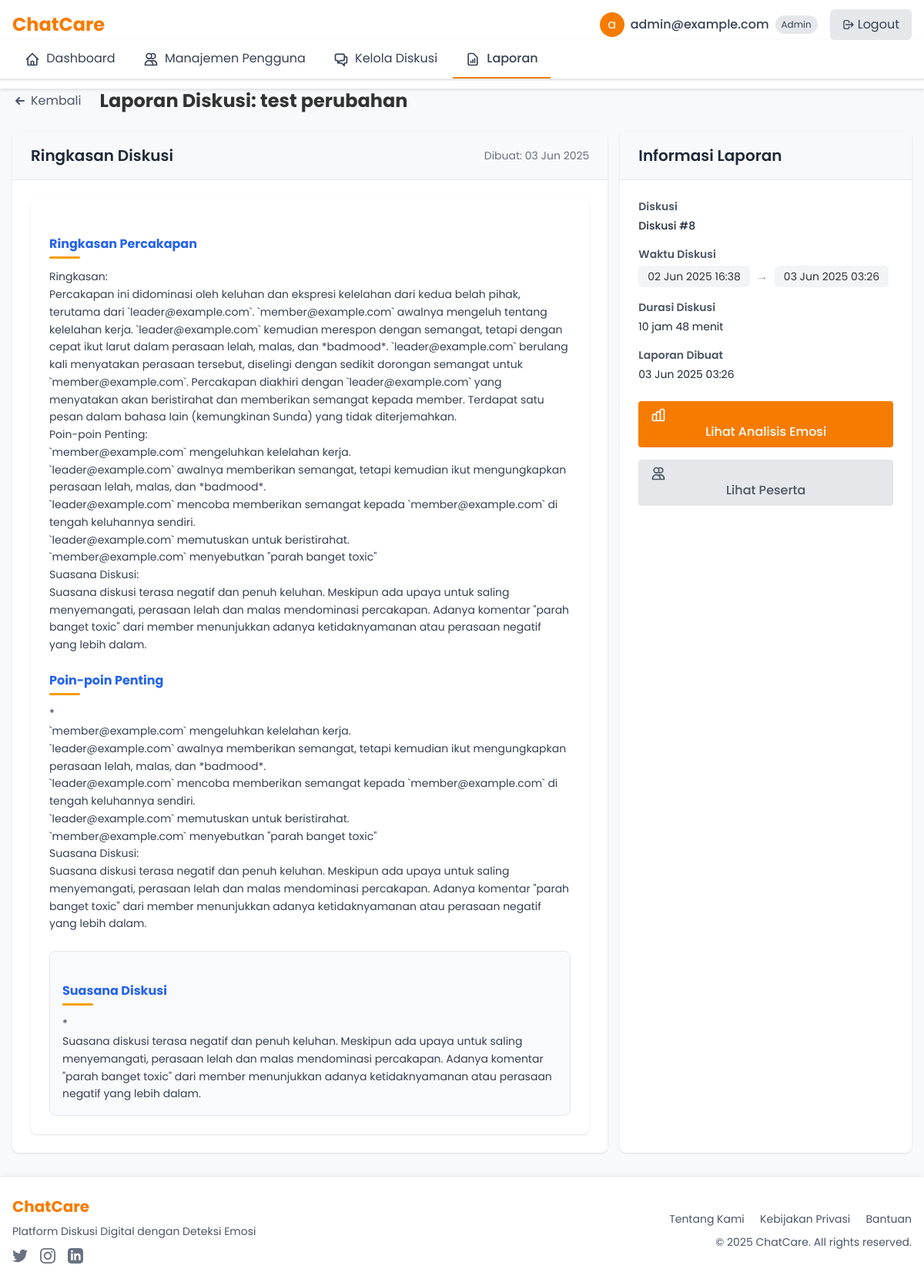
Screenshot of /reports/view?id=7 (signed in) with the database file from the repository.
### tables this page shows
CREATE TABLE `session_report` (
  `report_id` int NOT NULL,
  `session_id` int DEFAULT NULL,
  `summary` text,
  `generated_at` datetime DEFAULT CURRENT_TIMESTAMP
);

CREATE TABLE `session` (
  `session_id` int NOT NULL,
  `chat_log_id` int DEFAULT NULL,
  `participants` json DEFAULT NULL,
  `creator_id` varchar(36) DEFAULT NULL,
  `start_time` datetime DEFAULT NULL,
  `end_time` datetime DEFAULT NULL
);

### app/controllers/ReportController.php (called while the page is built, shortened)
<?php
class ReportController extends Controller {
    private $sessionModel;
    private $reportModel;
    public function __construct() {
        $this->sessionModel = $this->model('Session');
        $this->reportModel = $this->model('Report');
    }
    public function viewReport() {
        $reportId = $_GET['id'];
        $report = $this->reportModel->getReportById($reportId);
        $session = $this->sessionModel->getSessionById($report['session_id']);
        $participants = json_decode($session['participants'], true);
        $sessionTitle = $participants['title'];
        $data = [
            'title' => 'Laporan Diskusi: ' . $sessionTitle,
            'report' => $report,
            'session' => $session,
            'session_title' => $sessionTitle
        ];
        $this->view('reports/view', $data);
    }
}

### index.php (called while the page is built, shortened)
<?php
require_once BASE_PATH . '/app/core/Autoloader.php';
$app = new App();
$app->run();

### config/database.php (called while the page is built)
<?php
return [
    'host' => 'localhost',
    'username' => 'root',
    'password' => '',
    'database' => 'chatcare_db',
    'charset' => 'utf8mb4',
    'collation' => 'utf8mb4_unicode_ci',
];

### app/core/Database.php (called while the page is built, shortened)
<?php
class Database {
    private $host;
    private $username;
    private $password;
    private $database;
    private $charset;
    private $conn;
    private $stmt;
    public function __construct() {
        $config = require BASE_PATH . '/config/database.php';
        $this->host = $config['host'];
        $this->username = $config['username'];
        $this->password = $config['password'];
        $this->database = $config['database'];
        $this->charset = $config['charset'];
    }
    private function connect() {
        $dsn = "mysql:host={$this->host};dbname={$this->database};charset={$this->charset}";
        $options = [
            PDO::ATTR_PERSISTENT => true,
            PDO::ATTR_ERRMODE => PDO::ERRMODE_EXCEPTION,
            PDO::ATTR_DEFAULT_FETCH_MODE => PDO::FETCH_ASSOC,
            PDO::ATTR_EMULATE_PREPARES => false
        ];
        try {
            $this->conn = new PDO($dsn, $this->username, $this->password, $options);
        } catch (PDOException $e) {
            die('Database connection failed: ' . $e->getMessage());
        }
    }
    public function query($sql) {
        $this->stmt = $this->conn->prepare($sql);
    }
    public function bind($param, $value, $type = null) {
        if (is_null($type)) {
            switch (true) {
                case is_int($value):
                    $type = PDO::PARAM_INT;
                    break;
                default:
                    $type = PDO::PARAM_STR;
            }
        }
        $this->stmt->bindValue($param, $value, $type);
    }
    public function execute() {
        return $this->stmt->execute();
    }
    public function single() {
        $this->execute();
        return $this->stmt->fetch();
    }
}

### app/core/Autoloader.php (called while the page is built, shortened)
<?php
class Autoloader {
    public static function register() {
        spl_autoload_register(function ($class) {
            $class = str_replace('\\', DIRECTORY_SEPARATOR, $class);
            $directories = [
                BASE_PATH . '/app/controllers/',
                BASE_PATH . '/app/models/',
                BASE_PATH . '/app/core/',
                BASE_PATH . '/app/services/'
            ];
            foreach ($directories as $directory) {
                $file = $directory . $class . '.php';
                if (file_exists($file)) {
                    return true;
                }
            }
            return false;
        });
    }
}

### app/models/ReportModel.php (called while the page is built, shortened)
<?php
class ReportModel {
    private $db;
    public function __construct() {
        $this->db = new Database();
    }
    public function getReportById($id) {
        $this->db->query("SELECT r.*, s.start_time, s.end_time FROM session_report r
                          LEFT JOIN session s ON r.session_id = s.session_id
                          WHERE r.report_id = :id");
        $this->db->bind(':id', $id);
        return $this->db->single();
    }
}

### app/models/SessionModel.php (called while the page is built, shortened)
<?php
class SessionModel {
    private $db;
    public function __construct() {
        $this->db = new Database();
    }
    public function getSessionById($id) {
        $this->db->query("SELECT s.*, c.chat_id FROM session s
                          LEFT JOIN chat_log c ON s.chat_log_id = c.chat_id
                          WHERE s.session_id = :id");
        $this->db->bind(':id', $id);
        return $this->db->single();
    }
}

### app/views/reports/view.php (the view, shortened to what this page needs)
<div class="container mx-auto px-4 py-6">
    <div class="flex items-center mb-6">
        <a href="/reports" class="text-gray-600 hover:text-gray-900 mr-2 flex items-center">
            <svg xmlns="http://www.w3.org/2000/svg" class="h-5 w-5" viewBox="0 0 20 20" fill="currentColor">
                <path fill-rule="evenodd" d="M9.707 14.707a1 1 0 01-1.414 0l-4-4a1 1 0 010-1.414l4-4a1 1 0 011.414 1.414L7.414 9H15a1 1 0 110 2H7.414l2.293 2.293a1 1 0 010 1.414z" clip-rule="evenodd" />
            </svg>
            <span class="ml-1">Kembali</span>
        </a>
        <h1 class="text-2xl font-bold ml-4"><?= $title ?></h1>
    </div>
    <div class="grid-layout gap-6">
        <div class="col-span-12 lg:col-span-8">
            <div class="report-content">
                <div class="report-header flex justify-between items-center">
                    <h2 class="report-title">Ringkasan Diskusi</h2>
                    <div class="text-sm text-gray-500">
                        Dibuat: <?= date('d M Y', strtotime($report['generated_at'])) ?>
                    </div>
                </div>
                <div class="report-body">
                    <div class="summary-content prose max-w-none bg-white rounded-lg shadow-sm p-6">
                        <?php
                        $summary = $report['summary'];
                        $summary = preg_replace('/Percakapan yang dianalisis:[\s\S]*$/i', '', $summary);
                        $ringkasanMatch = preg_match('/Ringkasan Percakapan:\s*([\s\S]*?)(?=\n\s*Poin-poin Penting:|$)/i', $summary, $ringkasanMatches);
                        $poinMatch = preg_match('/Poin-poin Penting:\s*([\s\S]*?)(?=\n\s*Suasana Diskusi:|$)/i', $summary, $poinMatches);
                        $suasanaMatch = preg_match('/Suasana Diskusi:\s*([\s\S]*?)(?=\n\s*$|$)/i', $summary, $suasanaMatches);
                        function cleanText($text) {
                            $text = preg_replace('/\*\*([^*]*)\*\*/', '$1', $text);
                            $text = preg_replace('/^\s*[\*\-•]\s*/m', '', $text);
                            $text = preg_replace('/^\s*\d+\.\s*/m', '', $text);
                            $text = preg_replace('/\n{2,}/', "\n", $text);
                            $text = trim($text);
                            return $text;
                        }
                        echo '<div class="mb-6">';
                        echo '<h3 class="text-xl font-bold text-gray-800 mb-3">Ringkasan Percakapan</h3>';
                        if ($ringkasanMatch && !empty($ringkasanMatches[1])) {
                            $cleanRingkasan = cleanText($ringkasanMatches[1]);
                            echo '<div class="text-gray-700 leading-relaxed">' . nl2br(htmlspecialchars($cleanRingkasan)) . '</div>';
                        } else {
                            echo '<div class="text-gray-700 leading-relaxed">' . nl2br(htmlspecialchars(cleanText($summary))) . '</div>';
                        }
                        echo '</div>';
                        if ($poinMatch && !empty($poinMatches[1])) {
                            echo '<div class="mb-6">';
                            echo '<h3 class="text-xl font-bold text-gray-800 mb-3">Poin-poin Penting</h3>';
                            $cleanPoin = cleanText($poinMatches[1]);
                            echo '<div class="text-gray-700 leading-relaxed">' . nl2br(htmlspecialchars($cleanPoin)) . '</div>';
                            echo '</div>';
                        }
                        if ($suasanaMatch && !empty($suasanaMatches[1])) {
                            echo '<div class="p-4 rounded-lg bg-gray-50 border border-gray-200">';
                            echo '<h3 class="text-xl font-bold text-gray-800 mb-2">Suasana Diskusi</h3>';
                            $cleanSuasana = cleanText($suasanaMatches[1]);
                            echo '<div class="text-gray-700 leading-relaxed">' . nl2br(htmlspecialchars($cleanSuasana)) . '</div>';
                            echo '</div>';
                        }
                        ?>
                    </div>
                </div>
            </div>
        </div>
        <div class="col-span-12 lg:col-span-4">
            <div class="report-sidebar sticky top-4">
                <div class="report-header">
                    <h2 class="report-title">Informasi Laporan</h2>
                </div>
                <div class="report-body">
                    <div class="report-info-item">
                        <div class="report-info-label">Diskusi</div>
                        <div class="report-info-value font-medium">Diskusi #<?= $report['session_id'] ?></div>
                    </div>
                    <div class="report-info-item mt-4">
                        <div class="report-info-label">Waktu Diskusi</div>
                        <div class="flex items-center space-x-2 mt-1">
                            <div class="bg-gray-100 px-3 py-1 rounded-md text-sm">
                                <?= date('d M Y H:i', strtotime($session['start_time'])) ?>
                            </div>
                            <span class="text-gray-400">→</span>
                            <div class="bg-gray-100 px-3 py-1 rounded-md text-sm">
                                <?= date('d M Y H:i', strtotime($session['end_time'])) ?>
                            </div>
                        </div>
                    </div>
                    <div class="report-info-item mt-4">
                        <div class="report-info-label">Durasi Diskusi</div>
                        <div class="report-info-value">
                            <?php
                            $start = new DateTime($session['start_time']);
                            $end = new DateTime($session['end_time']);
                            $interval = $start->diff($end);
                            $duration = '';
                            if ($interval->h > 0) {
                                $duration .= $interval->h . ' jam ';
                            }
                            if ($interval->i > 0) {
                                $duration .= $interval->i . ' menit';
                            }
                            echo $duration;
                            ?>
                        </div>
                    </div>
                    <div class="report-info-item mt-4">
                        <div class="report-info-label">Laporan Dibuat</div>
                        <div class="report-info-value"><?= date('d M Y H:i', strtotime($report['generated_at'])) ?></div>
                    </div>
                    <div class="report-actions mt-6 space-y-2">
                        <a href="/mood?session_id=<?= $session['session_id'] ?>" class="btn-primary w-full flex items-center justify-center">
                            Lihat Analisis Emosi
                        </a>
                        <?php if ($_SESSION['role'] == 'leader' || $_SESSION['role'] == 'admin'): ?>
                        <a href="/discussions/members?id=<?= $session['session_id'] ?>" class="btn-secondary w-full flex items-center justify-center">
                            <svg xmlns="http://www.w3.org/2000/svg" class="h-5 w-5 mr-2" fill="none" viewBox="0 0 24 24" stroke="currentColor">
                                <path stroke-linecap="round" stroke-linejoin="round" stroke-width="2" d="M12 4.354a4 4 0 110 5.292M15 21H3v-1a6 6 0 0112 0v1zm0 0h6v-1a6 6 0 00-9-5.197M13 7a4 4 0 11-8 0 4 4 0 018 0z" />
                            </svg>
                            Lihat Peserta
                        </a>
                        <?php endif; ?>
                    </div>
                </div>
            </div>
        </div>
    </div>
</div>
<?php
require_once BASE_PATH . '/app/views/layouts/main.php';
?>

### css/reports.css (style rules this page uses)
.report-content { background-color: white; border-radius: 0.5rem; box-shadow: 0 1px 3px rgba(0, 0, 0, 0.1); overflow: hidden; height: 100%; transition: transform 0.2s, box-shadow 0.2s; }
.report-header { background-color: #f8f9fa; padding: 1rem 1.5rem; border-bottom: 1px solid #e5e7eb; }
.report-body { padding: 1.5rem; }
.report-title { font-size: 1.25rem; font-weight: 600; color: #1f2937; margin: 0; }
.report-sidebar { background-color: white; border-radius: 0.5rem; box-shadow: 0 1px 3px rgba(0, 0, 0, 0.1); overflow: hidden; height: 100%; }
.report-info-item { margin-bottom: 1rem; }
.report-info-label { font-size: 0.875rem; font-weight: 600; color: #4b5563; margin-bottom: 0.25rem; }
.report-info-value { font-size: 0.875rem; color: #1f2937; }
.report-actions { margin-top: 1.5rem; display: flex; flex-direction: column; gap: 0.5rem; }
.summary-content { line-height: 1.6; color: #374151; background-color: #ffffff; border-radius: 0.5rem; transition: all 0.3s ease; }
.summary-content h3 { color: #2563eb; margin-top: 1.5rem; margin-bottom: 0.75rem; position: relative; padding-bottom: 0.5rem; }
.summary-content h3:after { content: ''; position: absolute; left: 0; bottom: 0; height: 3px; width: 40px; background-color: #f59e0b; border-radius: 2px; }
.summary-content .p-4 { transition: all 0.3s ease; }
.grid-layout { display: grid; grid-template-columns: repeat(12, minmax(0, 1fr)); gap: 1.5rem; }
.btn-primary { display: inline-block; background-color: #f57c00; color: white; font-weight: 500; padding: 0.5rem 1rem; border-radius: 0.375rem; text-align: center; transition: background-color 0.2s; }
.btn-secondary { display: inline-block; background-color: #4b5563; color: white; font-weight: 500; padding: 0.5rem 1rem; border-radius: 0.375rem; text-align: center; transition: background-color 0.2s; }
.btn-primary { background-color: #f57c00; color: white; font-weight: 500; padding: 0.5rem 1rem; border-radius: 0.25rem; text-align: center; transition: background-color 0.2s; }
.btn-secondary { background-color: #e5e7eb; color: #4b5563; font-weight: 500; padding: 0.5rem 1rem; border-radius: 0.25rem; text-align: center; transition: background-color 0.2s; }
.summary-content { font-size: 0.875rem; line-height: 1.5; color: #1f2937; }
.summary-content h3 { font-size: 1rem; font-weight: 600; margin-top: 1.5rem; margin-bottom: 0.75rem; }

### css/fixes.css (style rules this page uses)
html, body { height: 100%; }
body { font-family: 'Poppins', 'Segoe UI', Tahoma, Geneva, Verdana, sans-serif; background-color: #f8f9fa; color: #333; }
.container { width: 100%; max-width: 1200px; margin: 0 auto; padding: 0 1rem; }
.grid-layout { display: grid; grid-template-columns: repeat(12, 1fr); gap: 1rem; }
.bg-white { background-color: #ffffff !important; }
.rounded-lg { border-radius: 0.5rem !important; }
.font-bold { font-weight: 700 !important; }
.px-4 { padding-left: 1rem !important; padding-right: 1rem !important; }
.container { padding-left: 1rem !important; padding-right: 1rem !important; }

### rows the page displays
session_report: generated_at "03 Jun 2025", summary "Ringkasan: Percakapan ini didominasi oleh keluhan dan ekspresi kelelahan dari kedua belah pihak, terutama dari `leader@example.com`. `member@example.com` awalnya mengeluh tentang kelelahan kerja. `leader@example.com` kemudian merespon dengan semangat, tetapi dengan cepat ikut larut dalam perasaan lelah, malas, dan *badmood*. `leader@example.com` berulang kali menyatakan perasaan tersebut, diselingi dengan sedikit dorongan semangat untuk `member@example.com`. Percakapan diakhiri dengan `leader@example.com` yang menyatakan akan beristirahat dan memberikan semangat kepada member. Terdapat satu pesan dalam bahasa lain (kemungkinan Sunda) yang tidak diterjemahkan. Poin-poin Penting:…", session "8", generated_at "03 Jun 2025 03:26"
session: start_time "02 Jun 2025 16:38", end_time "03 Jun 2025 03:26", duration "10 jam 48 menit"

### other values shown
substr($_SESSION['username'], 0, 1) "a"
$_SESSION['username'] "admin@example.com"
$_SESSION['role'] "Admin"
$title "Laporan Diskusi: test perubahan"
